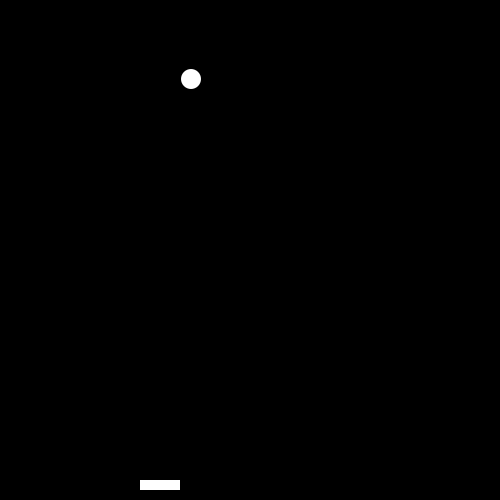
Frame 1 (no input)
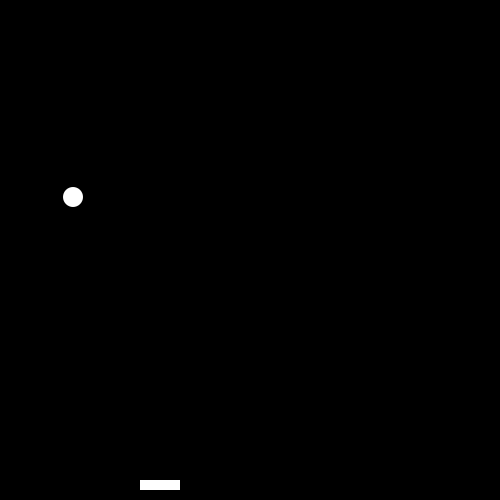
Frame 60 (the mouse pressed at the canvas centre just before this capture)
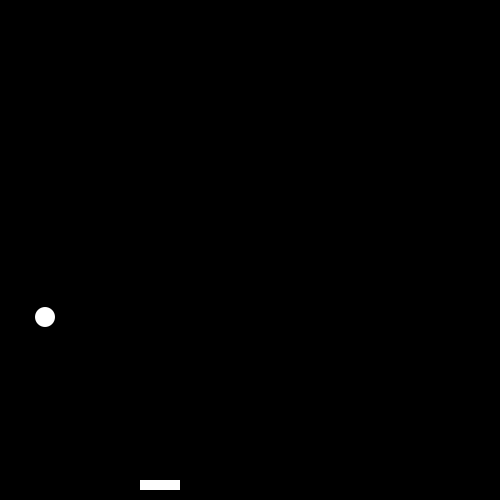
Frame 120 (the mouse held since frame 60 and released just before this capture)

The Processing sketch that drew these frames (run headless with seeded random() and noise(); from frame 60 on, the mouse is pressed at the canvas centre):

// Processing sketch: processing_83634
// ── processing_83634.pde

ball Ball;
pong Paddle;
void setup()
{
  Paddle=new pong();
  Ball=new ball();
  size(500,500);
}
  
void draw()
{
  background(0);
  Paddle.keyPressed();
  Paddle.shows();
  Ball.move();
  Ball.bounce();
  Ball.show();
}
class pong
{
  int x,y;
  boolean left, right;
  pong()
  {
    x=140;
    y=480;
    left=false;
    right=false;
  }
  void keyPressed()
  {
    if(keyPressed == true & key=='d')
    {
      x+=2;
    }
    if(keyPressed==true & key=='a')
    {
      x-=2;
    }
  }
  void shows()
  {
    noStroke();
    fill(255);
    rect(x,y,40,10);
  }
}
class ball
{
  int x, y;
  boolean up, right;
  ball()
  {
    x=int(random(300));
    y=int(random(300));
    up=false;
    right=false;
  }
  void move()
  {
    if (right == true)
    {
      x+=2;
    }
    else
    {
      x-=2;
    }
    if (up == true)
    {
      y-=2;
    }
    else
    {
      y+=2;
    }
    if(get(x,y+12)==color(255))
    {
      up=true;
    }   
  }
  
  void bounce()
  {
    if (x<1)
    {
      right = true;
    }
    if (x>499)
    {
      right = false;
    }
    if (y<1)
    {
      up = false;
    }
    if (y>499)
    {
      text("GAME OVER",230,250);
    }
  }
  void show()
  {
    noStroke();
    fill(255);
    ellipse(x, y, 20, 20);
  }
}
